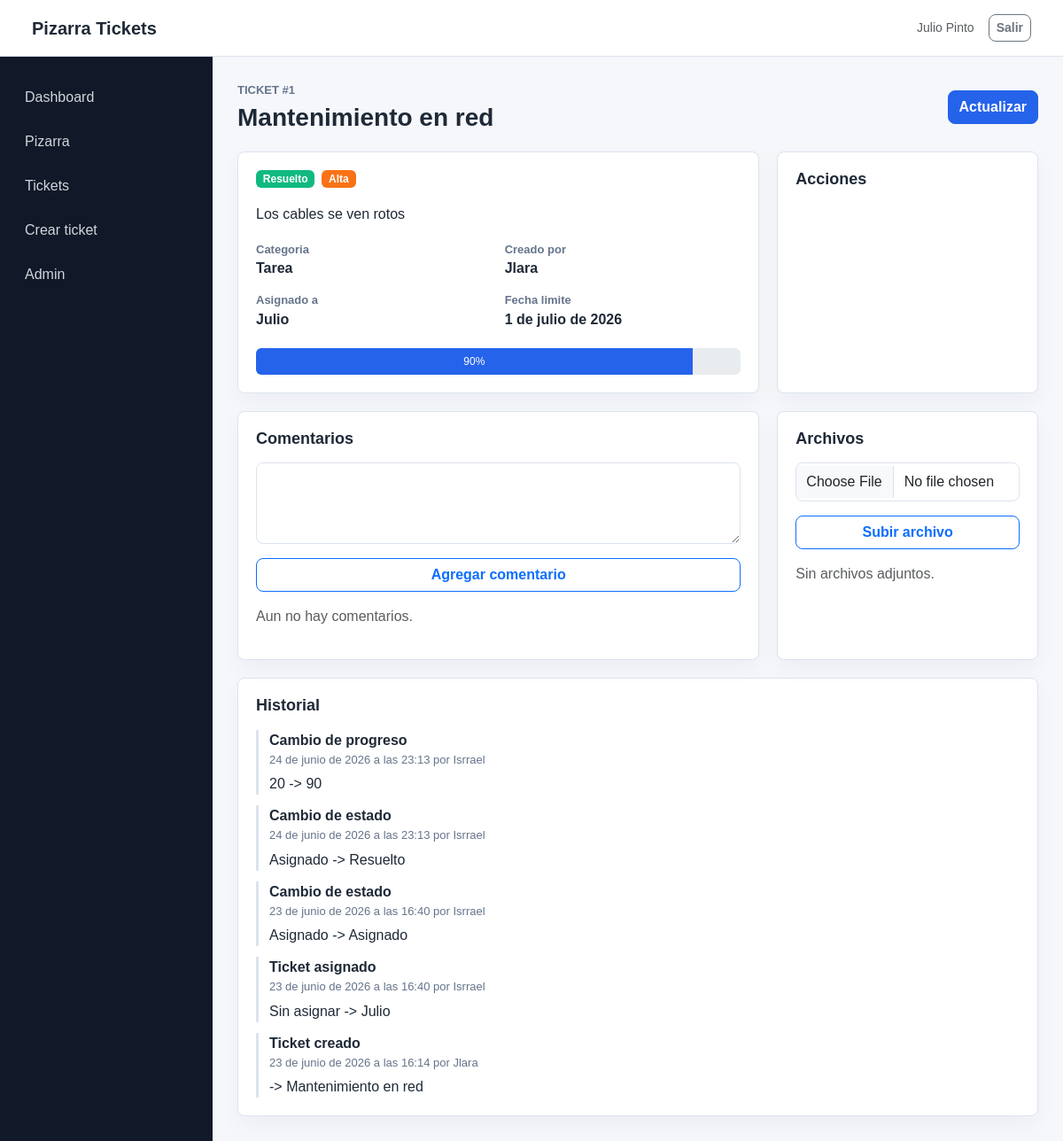
Page /tickets/1/ (signed in) on the committed database.
### tickets/models.py (models this page shows, shortened)
class Ticket(models.Model):
    class Priority(models.TextChoices):
        LOW = 'low', 'Baja'
        MEDIUM = 'medium', 'Media'
        HIGH = 'high', 'Alta'
        URGENT = 'urgent', 'Urgente'
    class Status(models.TextChoices):
        PENDING = 'pending', 'Pendiente'
        ASSIGNED = 'assigned', 'Asignado'
        IN_PROGRESS = 'in_progress', 'En proceso'
        ON_HOLD = 'on_hold', 'En espera'
        RESOLVED = 'resolved', 'Resuelto'
        CLOSED = 'closed', 'Cerrado'
        CANCELED = 'canceled', 'Cancelado'
    AUTO_PROGRESS = {
        Status.PENDING: 0,
        Status.ASSIGNED: 20,
        Status.IN_PROGRESS: 50,
        Status.ON_HOLD: 60,
        Status.RESOLVED: 90,
        Status.CLOSED: 100,
        Status.CANCELED: 0,
    }
    title = models.CharField('titulo', max_length=180)
    description = models.TextField('descripcion')
    category = models.CharField('categoria', max_length=120)
    priority = models.CharField(
        'prioridad',
        max_length=20,
        choices=Priority.choices,
        default=Priority.MEDIUM,
    )
    status = models.CharField(
        'estado',
        max_length=20,
        choices=Status.choices,
        default=Status.PENDING,
    )
    progress = models.PositiveSmallIntegerField(
        'progreso',
        default=0,
        validators=[MinValueValidator(0), MaxValueValidator(100)],
    )
    created_by = models.ForeignKey(
        settings.AUTH_USER_MODEL,
        on_delete=models.PROTECT,
        related_name='created_tickets',
        verbose_name='creado por',
    )
    assigned_to = models.ForeignKey(
        settings.AUTH_USER_MODEL,
        on_delete=models.SET_NULL,
        related_name='assigned_tickets',
        verbose_name='asignado a',
        blank=True,
        null=True,
    )
    due_date = models.DateField('fecha limite', blank=True, null=True)
    resolved_at = models.DateTimeField('fecha de resolucion', blank=True, null=True)
    closed_at = models.DateTimeField('fecha de cierre', blank=True, null=True)
    is_active = models.BooleanField('activo', default=True)
    created_at = models.DateTimeField('fecha de creacion', auto_now_add=True)
    updated_at = models.DateTimeField('ultima actualizacion', auto_now=True)
    class Meta:
        ordering = ('-created_at',)
        verbose_name = 'ticket'
        verbose_name_plural = 'tickets'
    @property
    def is_overdue(self):
        from django.utils import timezone
        return bool(
            self.due_date
            and self.due_date < timezone.localdate()
            and self.status not in {self.Status.RESOLVED, self.Status.CLOSED, self.Status.CANCELED}
        )

class TicketHistory(models.Model):
    ticket = models.ForeignKey(Ticket, on_delete=models.CASCADE, related_name='history')
    user = models.ForeignKey(settings.AUTH_USER_MODEL, on_delete=models.SET_NULL, blank=True, null=True)
    action = models.CharField('accion', max_length=120)
    old_value = models.CharField('valor anterior', max_length=255, blank=True)
    new_value = models.CharField('valor nuevo', max_length=255, blank=True)
    created_at = models.DateTimeField('fecha', auto_now_add=True)
    class Meta:
        ordering = ('-created_at',)
        verbose_name = 'historial de ticket'
        verbose_name_plural = 'historial de tickets'

### tickets/views.py (the view)
# urls.py: path('<int:pk>/', views.TicketDetailView.as_view(), name='detail'),
class TicketDetailView(LoginRequiredMixin, DetailView):
    model = Ticket
    template_name = 'tickets/ticket_detail.html'
    context_object_name = 'ticket'
    def get_queryset(self):
        return Ticket.objects.select_related('created_by', 'assigned_to').prefetch_related('comments', 'files', 'history')
    def get_object(self, queryset=None):
        ticket = super().get_object(queryset)
        if not can_view_ticket(self.request.user, ticket):
            raise PermissionDenied
        return ticket
    def get_context_data(self, **kwargs):
        context = super().get_context_data(**kwargs)
        ticket = self.object
        context['comment_form'] = TicketCommentForm()
        context['file_form'] = TicketFileForm()
        context['can_edit'] = can_edit_ticket(self.request.user, ticket)
        context['can_assign'] = is_staff_manager(self.request.user)
        context['can_work'] = can_update_work(self.request.user, ticket)
        context['can_upload'] = can_upload_file(self.request.user, ticket)
        context['can_close'] = is_staff_manager(self.request.user) and ticket.status == Ticket.Status.RESOLVED
        context['can_cancel'] = is_staff_manager(self.request.user) and ticket.status != Ticket.Status.CLOSED
        return context

### tickets/forms.py
class TicketCommentForm(BootstrapFormMixin, forms.ModelForm):
    class Meta:
        model = TicketComment
        fields = ('comment',)
        widgets = {'comment': forms.Textarea(attrs={'rows': 3})}
    def __init__(self, *args, **kwargs):
        super().__init__(*args, **kwargs)
        self._apply_bootstrap()

class TicketFileForm(BootstrapFormMixin, forms.ModelForm):
    class Meta:
        model = TicketFile
        fields = ('file',)
    def __init__(self, *args, **kwargs):
        super().__init__(*args, **kwargs)
        self._apply_bootstrap()

### tickets/forms.py (called while the page is built)
    def _apply_bootstrap(self):
        for field in self.fields.values():
            widget = field.widget
            css_class = 'form-select' if isinstance(widget, forms.Select) else 'form-control'
            if isinstance(widget, forms.CheckboxInput):
                css_class = 'form-check-input'
            widget.attrs['class'] = f"{widget.attrs.get('class', '')} {css_class}".strip()

### tickets/permissions.py (called while the page is built)
def get_role(user):
    if not user.is_authenticated:
        return None
    if user.is_superuser:
        return Profile.Role.ADMIN
    profile = getattr(user, 'profile', None)
    return profile.role if profile else Profile.Role.USER

def is_staff_manager(user):
    return get_role(user) in {Profile.Role.SUPERVISOR, Profile.Role.ADMIN}

def can_view_ticket(user, ticket):
    role = get_role(user)
    if role in {Profile.Role.SUPERVISOR, Profile.Role.ADMIN}:
        return True
    if role == Profile.Role.TECHNICIAN:
        return ticket.assigned_to_id == user.id
    return ticket.created_by_id == user.id

def can_edit_ticket(user, ticket):
    role = get_role(user)
    if role in {Profile.Role.SUPERVISOR, Profile.Role.ADMIN}:
        return True
    return ticket.created_by_id == user.id and ticket.status == ticket.Status.PENDING

def can_upload_file(user, ticket):
    role = get_role(user)
    return role in {Profile.Role.TECHNICIAN, Profile.Role.SUPERVISOR, Profile.Role.ADMIN} and can_view_ticket(user, ticket)

def can_update_work(user, ticket):
    role = get_role(user)
    return role in {Profile.Role.TECHNICIAN, Profile.Role.SUPERVISOR, Profile.Role.ADMIN} and can_view_ticket(user, ticket)

### templates/tickets/ticket_detail.html (shortened to what this page needs)
{% extends 'base.html' %}
{% block content %}
<div class="page-header">
    <div>
        <p class="eyebrow">Ticket #{{ ticket.id }}</p>
        <h1>{{ ticket.title }}</h1>
    </div>
    <div class="button-row">
        {% if can_work %}<a class="btn btn-primary" href="{% url 'tickets:work' ticket.pk %}">Actualizar</a>{% endif %}
    </div>
</div>
<div class="detail-grid">
    <article class="panel">
        <div class="ticket-meta">
            <span class="badge status-{{ ticket.status }}">{{ ticket.get_status_display }}</span>
            <span class="badge priority-{{ ticket.priority }}">{{ ticket.get_priority_display }}</span>
        </div>
        <p class="ticket-description">{{ ticket.description }}</p>
        <dl class="info-grid">
            <div><dt>Categoria</dt><dd>{{ ticket.category }}</dd></div>
            <div><dt>Creado por</dt><dd>{{ ticket.created_by }}</dd></div>
            <div><dt>Asignado a</dt><dd>{{ ticket.assigned_to|default:'Sin asignar' }}</dd></div>
            <div><dt>Fecha limite</dt><dd>{{ ticket.due_date|default:'-' }}</dd></div>
        </dl>
        <div class="progress large-progress">
            <div class="progress-bar" style="width: {{ ticket.progress }}%">{{ ticket.progress }}%</div>
        </div>
    </article>
    <aside class="panel">
        <h2>Acciones</h2>
    </aside>
</div>
<div class="detail-grid">
    <section class="panel">
        <h2>Comentarios</h2>
        <form method="post" action="{% url 'tickets:comment' ticket.pk %}" class="stack-form">
            {{ comment_form.comment }}
            <button class="btn btn-outline-primary" type="submit">Agregar comentario</button>
        </form>
        <div class="timeline">
            {% for comment in ticket.comments.all %}
                <div class="timeline-item">
                    <strong>{{ comment.user }}</strong>
                    <span>{{ comment.created_at }}</span>
                    <p>{{ comment.comment }}</p>
                </div>
            {% empty %}
                <p class="text-muted">Aun no hay comentarios.</p>
            {% endfor %}
        </div>
    </section>
    <section class="panel">
        <h2>Archivos</h2>
        {% if can_upload %}
            <form method="post" action="{% url 'tickets:file' ticket.pk %}" enctype="multipart/form-data" class="stack-form">
                {{ file_form.file }}
                <button class="btn btn-outline-primary" type="submit">Subir archivo</button>
            </form>
        {% endif %}
        <div class="file-list">
            {% for file in ticket.files.all %}
                <a href="{{ file.file.url }}" target="_blank" rel="noopener">{{ file.file.name }}</a>
            {% empty %}
                <p class="text-muted">Sin archivos adjuntos.</p>
            {% endfor %}
        </div>
    </section>
</div>
<section class="panel">
    <h2>Historial</h2>
    <div class="timeline">
        {% for item in ticket.history.all %}
            <div class="timeline-item">
                <strong>{{ item.action }}</strong>
                <span>{{ item.created_at }} por {{ item.user|default:'Sistema' }}</span>
                {% if item.old_value or item.new_value %}<p>{{ item.old_value }} -> {{ item.new_value }}</p>{% endif %}
            </div>
        {% empty %}
            <p class="text-muted">Sin historial registrado.</p>
        {% endfor %}
    </div>
</section>
{% endblock %}

### templates/partials/navbar.html (shortened to what this page needs)
<nav class="navbar navbar-expand-lg app-navbar">
    <div class="container-fluid">
        <a class="navbar-brand" href="{% url 'dashboard:index' %}">Pizarra Tickets</a>
        <div class="d-flex align-items-center gap-3">
            <span class="text-muted small">{{ user.get_full_name|default:user.username }}</span>
            <form method="post" action="{% url 'logout' %}">
                <button class="btn btn-outline-secondary btn-sm" type="submit">Salir</button>
            </form>
        </div>
    </div>
</nav>

### static/css/app.css (style rules this page uses)
:root { --bg: #f5f7fb; --panel: #ffffff; --line: #dce3ef; --text: #1f2937; --muted: #64748b; --primary: #2563eb; --primary-dark: #1d4ed8; }
body { background: var(--bg); color: var(--text); font-family: Arial, Helvetica, sans-serif; }
a { color: var(--primary); text-decoration: none; }
.btn { border-radius: 8px; font-weight: 700; }
.btn-primary { background: var(--primary); border-color: var(--primary); }
.form-control, .form-select, .login-panel input { border: 1px solid var(--line); border-radius: 8px; min-height: 42px; padding: 9px 11px; width: 100%; }
.app-navbar { background: var(--panel); border-bottom: 1px solid var(--line); min-height: 64px; padding: 0 24px; }
.navbar-brand { color: var(--text); font-weight: 700; }
.page-header, .panel-header, .form-actions, .button-row, .filters { align-items: center; display: flex; gap: 12px; justify-content: space-between; }
.page-header { margin-bottom: 22px; }
.page-header h1, .login-panel h1 { font-size: 28px; font-weight: 700; margin: 0; }
.eyebrow { color: var(--muted); font-size: 13px; font-weight: 700; letter-spacing: 0; margin: 0 0 4px; text-transform: uppercase; }
.panel, .login-panel, .stat-card { background: var(--panel); border: 1px solid var(--line); border-radius: 8px; box-shadow: 0 10px 24px rgba(15, 23, 42, 0.04); }
.panel { margin-bottom: 20px; padding: 20px; }
.panel h2 { font-size: 18px; font-weight: 700; margin-bottom: 16px; }
.stack-form { display: grid; gap: 16px; }
.detail-grid { display: grid; gap: 20px; grid-template-columns: minmax(0, 2fr) minmax(280px, 1fr); }
.ticket-meta { display: flex; flex-wrap: wrap; gap: 8px; margin-bottom: 16px; }
.ticket-description { line-height: 1.7; white-space: pre-line; }
.info-grid { display: grid; gap: 14px; grid-template-columns: repeat(auto-fit, minmax(180px, 1fr)); }
.info-grid dt { color: var(--muted); font-size: 13px; }
.info-grid dd { font-weight: 600; margin: 0; }
.large-progress { height: 30px; margin-top: 20px; }
.progress-bar { background: var(--primary); }
.badge { font-weight: 700; }
.status-resolved { background: #10b981; }
.priority-high { background: #f97316; }
.timeline { display: grid; gap: 12px; margin-top: 16px; }
.timeline-item { border-left: 3px solid var(--line); padding-left: 12px; }
.timeline-item span { color: var(--muted); display: block; font-size: 13px; }
.timeline-item p { margin: 6px 0 0; }
.file-list { display: grid; gap: 8px; margin-top: 16px; }

### rows in the picture
Ticket: id "1", title "Mantenimiento en red", status "Resuelto", priority "Alta", description "Los cables se ven rotos", category "Tarea", created_by "Jlara", assigned_to "Julio", due_date "1 de julio de 2026", progress "90"
TicketHistory: action "Cambio de progreso", created_at "24 de junio de 2026 a las 23:13", user "Isrrael", old_value "20", new_value "90"
TicketHistory: action "Cambio de estado", created_at "24 de junio de 2026 a las 23:13", user "Isrrael", old_value "Asignado", new_value "Resuelto"
TicketHistory: action "Cambio de estado", created_at "23 de junio de 2026 a las 16:40", user "Isrrael", old_value "Asignado", new_value "Asignado"
TicketHistory: action "Ticket asignado", created_at "23 de junio de 2026 a las 16:40", user "Isrrael", old_value "Sin asignar", new_value "Julio"
TicketHistory: action "Ticket creado", created_at "23 de junio de 2026 a las 16:14", user "Jlara", new_value "Mantenimiento en red"

### other values in the picture
{{ user.get_full_name|default:user.username }} "Julio Pinto"
